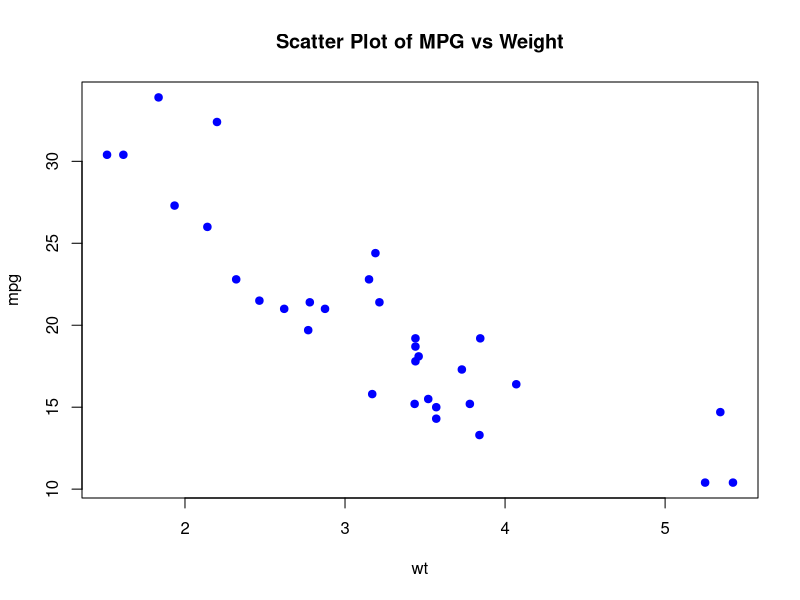
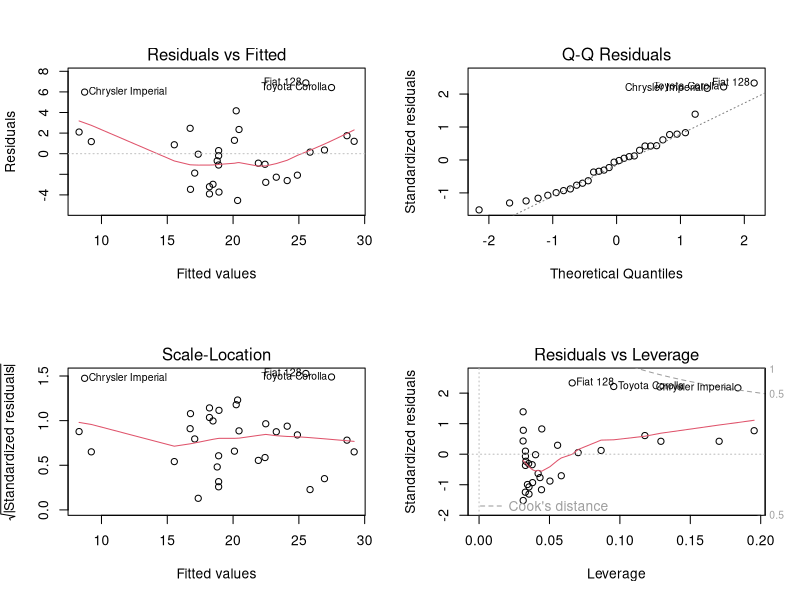
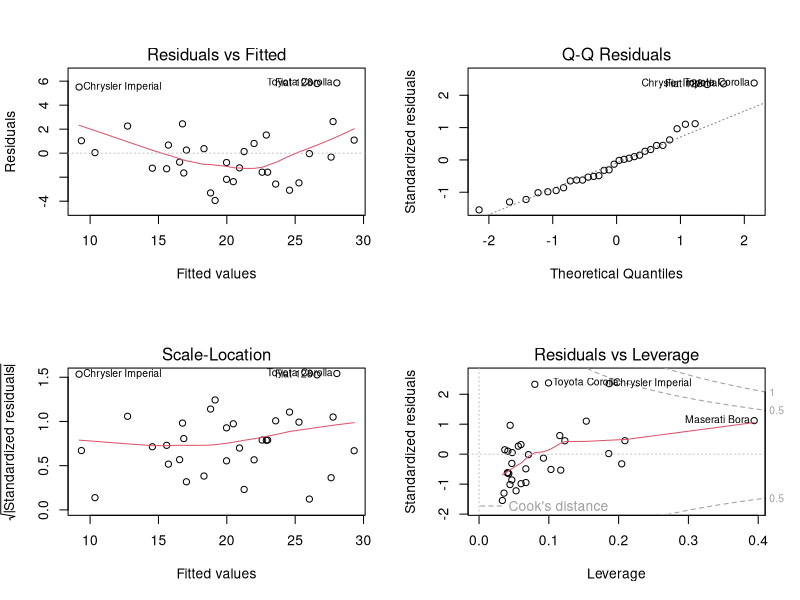
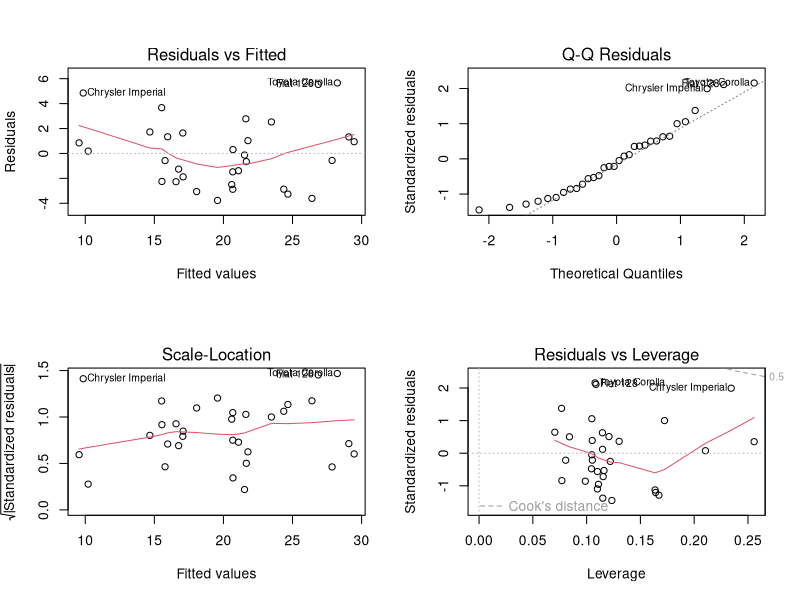
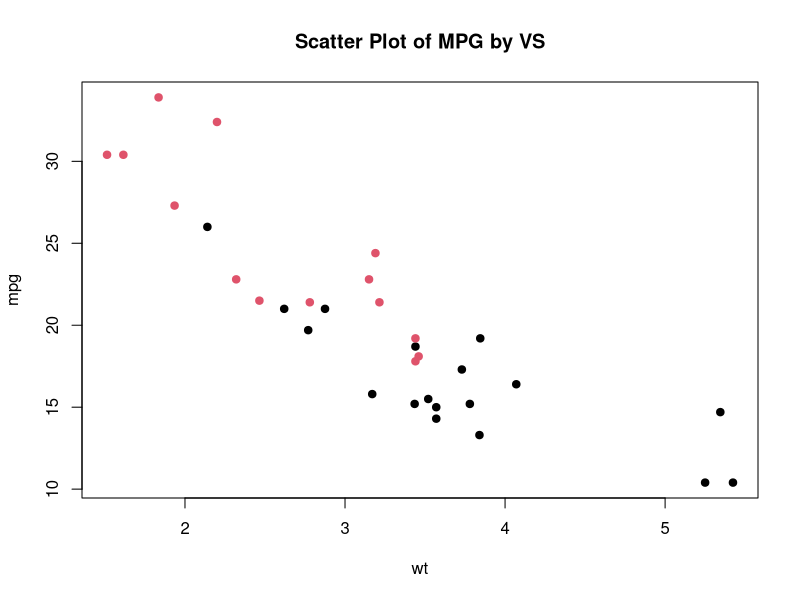
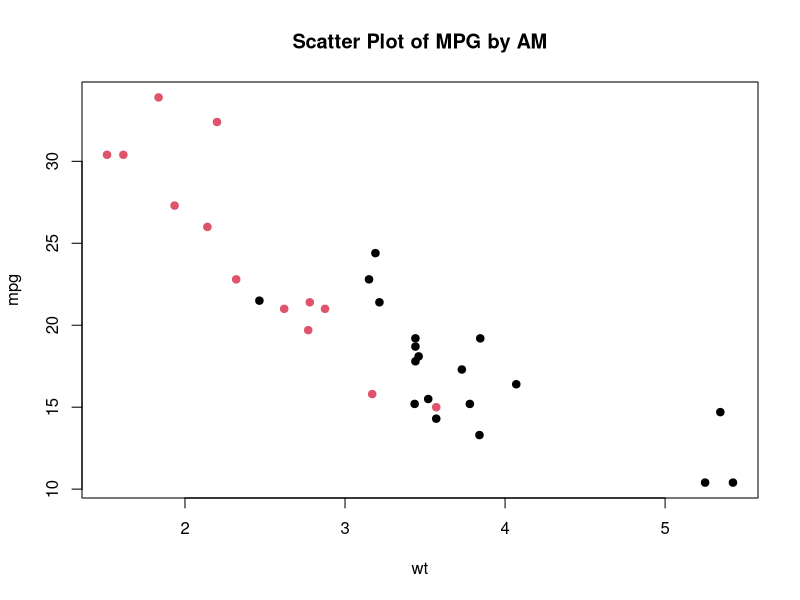
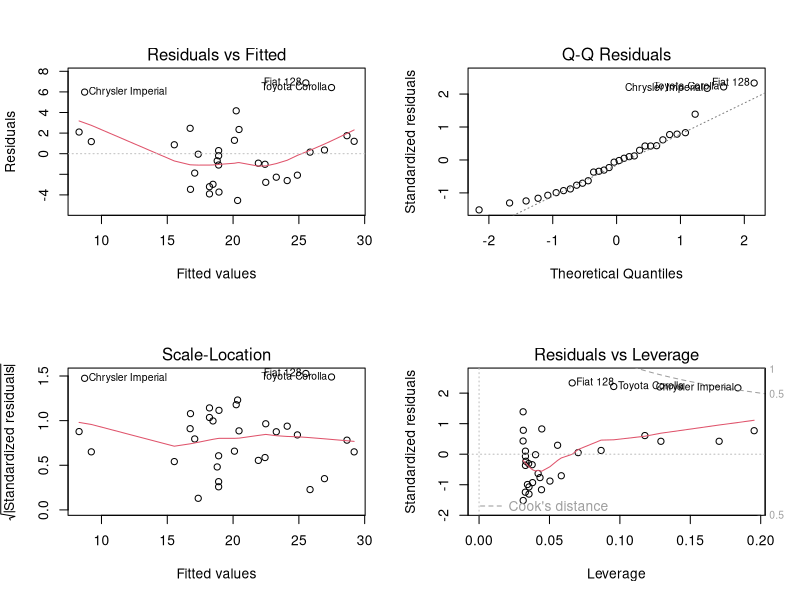

Write the R code that produced these figures, in order.
#Linear Regression

#Key concepts: The linear regression model, least squares method, assessing the fit of a model, multiple linear regression, inference, categorical variables, modeling nonlinear relationships, model fitting, big data and regression.

#Data
mtcars

#Simple Linear Regression----

#Create a scatterplot of MPG as the dependent variable and weight as the independent variable.
#Create scatterplot
plot(mpg~wt, data=mtcars,
     main = "Scatter Plot of MPG vs Weight", 
     col ="blue", 
     pch=19)

# #ggplot
# ggplot(data=mtcars) +
#   geom_point(aes(x=wt, y=mpg), color = "blue") +
#   labs(title = "Scatter Plot of MPG vs Weight")

#Use the data to develop an estimated regression equation. Use MPG as the dependent variable and weight as the independent variable.
mtcars.out <- lm(mpg~wt, data=mtcars)
#lm() is a linear model function. glm() is another function that does the same thing.
#The variable before the ~ is the response (independent) variable and everything after the ~ is the predictor (dependent) variable(s).

#Look at the output
print(mtcars.out)
#This gives the formula and the coefficients

#Look at the summary of it as well.
summary(mtcars.out)
#This gives more detailed information.

#The model is y_hat = 37.2851 - 5.3445*x, where x=weight

#It is extremely important that you check the assumptions of your model before doing any inference. Though in this class the assumptions will almost always be met, in real life, they often are not. To do this, run the following code:
#First check assumptions before doing inference.
par(mfrow=c(2,2)) #This makes it so that you can see all 4 plots
plot(mtcars.out)
par(mfrow=c(1,1)) #This resets the format for future plots
#A flat horizontal line for the Residuals vs Fitted Plots indicates independence.
#A a straight line for the Normal QQ Plot indicates normality.
#A flat horizontal line for the Scale-Location Plot indicates equal variance
#No points over the red dotted lines indicates no influential points for the Residuals vs Leverage graph.

#The summary has a lot of information that we can look at individually.

#What are the estimates of the regression line?
summary(mtcars.out)$coefficients

#How much variation is explained by x?
summary(mtcars.out)$r.squared

#What is the regression formula?
summary(mtcars.out)$call

#What is the standard deviation?
summary(mtcars.out)$sigma

#Conduct a 95% confidence interval the estimates:
confint(mtcars.out, level=0.95)
#Get the p-values of the estimates
summary(mtcars.out)$coefficients[,4]

#What would you predict the mean mpg to be if the weight is 3.0? 
predict(mtcars.out, newdata=data.frame(wt=3.0))
#You can reuse this code by changing the linear model (mtcars.out), the variable (wt) and the variable value (3.0).

#What would you predict the weight to be if the mpg is 25?
approx(x = mtcars.out$fitted.values, y = mtcars$wt, xout = 25)$y
#A warning message will be outputted in the console because it is an approximation.
#To reuse this code, change the linear model (mtcars.out), the y-variable (mtcars$wt), and the input amount (25).



#Multiple Linear Regression----
#Use the data to develop an estimated regression equation. Use MPG as the dependent variable with weight and horsepower as the independent variable.
mtcars.out2 <- lm(mpg~wt+hp, data=mtcars)
#Use + to add more variables to the model

#Look at the output
print(mtcars.out2)

#Look at the summary of it as well. This has more information.
summary(mtcars.out2)

#The model is y_hat = 37.22727 - 3.87783*x1 -0.03177*x2, where x1=weight and x2=horsepower

#It is extremely important that you check the assumptions of your model before doing any inference. Though in this class the assumptions will almost always be met, in real life, they often are not. To do this, run the following code:
#First check assumptions before doing inference.
par(mfrow=c(2,2))
plot(mtcars.out2)
par(mfrow=c(1,1))
#A flat horizontal line for the Residuals vs Fitted Plots indicates independence.
#A a straight line for the Normal QQ Plot indicates normality.
#A flat horizontal line for the Scale-Location Plot indicates equal variance
#No points over the red dotted lines indicates no influential points for the Residuals vs Leverage graph.

#What are the estimates of the regression line?
summary(mtcars.out2)$coefficients
#How much variation is explained by x?
summary(mtcars.out2)$r.squared

#Conduct a 95% confidence interval the estimates:
confint(mtcars.out, level=0.95)
#Get the p-values of the estimates
summary(mtcars.out2)$coefficients[,4]

#What would you predict the mean mpg to be if the weight is 3.5 and horsepower of 100? 
predict(mtcars.out2, newdata=data.frame(wt=3.5, hp=100))
#List the values and their variables in within the data.frame separated by commas.

#Calculate the predicted price and residual for each automobile in the data
predict(mtcars.out2)
resid(mtcars.out2)

#Sort the data by residuals (smallest to largest)
mtcars$predict <- predict(mtcars.out)
mtcars$resid <- resid(mtcars.out)
#Sort the data
library(dplyr)
mtcars %>% arrange(resid)



#Model Selection----
##Use the data to develop an estimated regression equation. Use MPG as the dependent variable and weight, horsepower, number of cylinders, displacement, rear axle ratio, 1/4 mile time, number of forward gears, and number of carburetors as the independent variables.
mtcars.out3 <- lm(mpg~wt+hp+cyl+disp+drat+qsec+gear+carb, data=mtcars)

#Look at the summary coefficients and then determines which variables are not significant. Then rerun the linear model. Use alpha=0.1

#Option 1
summary(mtcars.out3)
#Variables that have a Pr(>|t|) that are greater than 0.05 are not significant and those that have a Pr(>|t|) less than 0.1 are significant. You can look at the summary to find it
#Fit the model to the significant variables
mtcars.out4 <- lm(mpg~wt, data=mtcars)

#Option 2
#Using Code
#This code can be used again with a few edits. This is more automatic. You are not expect to know this code at all. 
toselect.x <- summary(mtcars.out3)$coeff[,4] < 0.05 #p-value is adjustable, change for data file
# select significant variables
relevant.x <- names(toselect.x)[toselect.x == TRUE] 
# formula with only significant variables
mod1 <- paste("mpg~",paste(relevant.x, collapse="+"),sep = "") #Change to adjust for y-variable "mpg"
mtcars.out4 <- lm(mod1,data=mtcars) #adjust for data name

#Since only weight (wt) is a significant variable in this example, we will only use this variable. This model happens to be the same one as the first one we looked at.



#Regression with Categorical Data----

#Create a linear model to predict mpg from weight, engine shape, and transmission type. For the engine type (am), use 0 = V-shaped, 1 = straight. For the transmission type (vs), use 0 = automatic, 1 = manual.

#If the data are strings, convert them to 0 or 1:
#mtcars$vs[mtcars$vs=="string1"] <- 0
#mtcars$am[mtcars$am=="string2"] <- 1
#mtcars$vs <- as.numeric(mtcars$vs)
#mtcars$am <- as.numeric(mtcars$am)
#To reuse this code change the data (mtcars) and variables (vs and am) to match what you are trying to do. Also, change string1 and string2 to match the strings in your dataset. Note that you can run a regression model without changing the values to 0 or 1, however, it could affect your model if you expect a variable to be a 1 and it R treats it like a 0. If there are more than 2 factors, include the variable without any of the above manipulations.

#Model the data with a regression
mtcars.out5 <- lm(mpg~wt+as.factor(vs)+am, data=mtcars)
#Change vs to a factor so that it is treated as a qualitative variable and not a quantitative one.

#First check assumptions before doing inference.
par(mfrow=c(2,2))
plot(mtcars.out5)
par(mfrow=c(1,1))

#What are the estimates of the regression line?
summary(mtcars.out5)

#What is a 95% CI of the parameters?
confint(mtcars.out5, level=0.95)

#Using the first linear model mtcars.out <- lm(mpg~wt, data=mtcars), plot mpg as a function of weight using vs and am as different colors.
#Create scatter plots that color based on transmission type (vs)
plot(mpg~wt, data=mtcars,
     main = "Scatter Plot of MPG by VS", 
     col = as.factor(mtcars$vs), 
     pch = 19)
#Create scatter plots that color based on engine type (am)
plot(mpg~wt, data=mtcars,
     main = "Scatter Plot of MPG by AM", 
     col = as.factor(mtcars$am), 
     pch = 19)



#Quadratic Regression----
#Create a quadratic regression predicting mpg from weight and weight squared.
#Create a new variable that is a value squared
mtcars$wt_2 <- mtcars$wt^2

#Model the quadratic regression
mtcars.out6 <- lm(mpg~wt+wt_2, data=mtcars)

#First check assumptions before doing inference.
par(mfrow=c(2,2))
plot(mtcars.out)
par(mfrow=c(1,1))

#What are the estimates of the regression line?
summary(mtcars.out5)

#What is a 95% CI of the parameters?
confint(mtcars.out6, level=0.95)

#Check if the quadratic linear model is significantly different than a simple linear model. Use alpha=0.05
anova(mtcars.out6,mtcars.out)
#Since the p-value is less alpha, we conclude that the two models are statistically significant. If both models satisfy the assumptions of a linear model, then we are usually want the model with the larger R-squared, given that it fits the model well.
